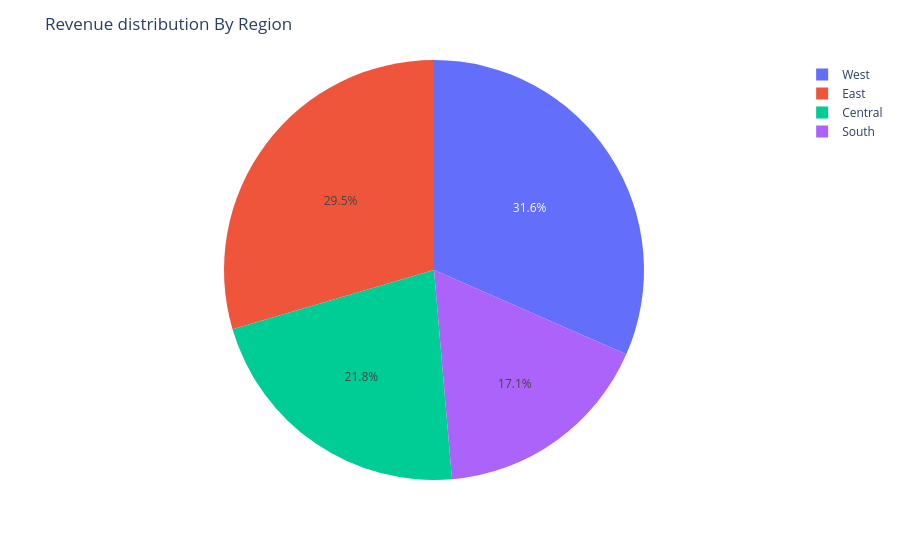

The notebook cell this image was saved under:
### Code cell
fig3 = px.pie(data_frame=reg_sales, names='Region', values='Sales')
fig3.update_layout(title="Revenue distribution By Region")
fig3.show()

### Figure 1 — Plotly figure (JSON) as saved in the notebook; plotly's stock layout.template omitted (floating-point values rounded to 4 significant figures)
{"data": [{"domain": {"x": [0, 1], "y": [0, 1]}, "hovertemplate": "Region=%{label}<br>Sales=%{value}<extra></extra>", "labels": ["West", "East", "Central", "South"], "legendgroup": "", "name": "", "showlegend": true, "type": "pie", "values": [725500.0, 678800.0, 501200.0, 391700.0]}], "layout": {"legend": {"tracegroupgap": 0}, "margin": {"t": 60}, "title": {"text": "Revenue distribution By Region"}}}
